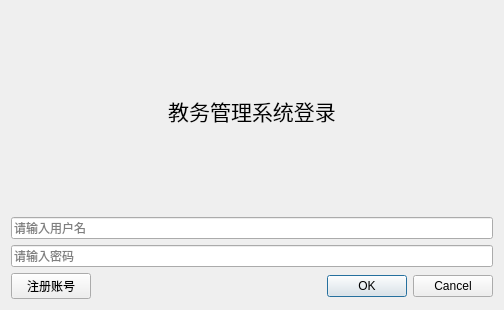
<?xml version="1.0" encoding="UTF-8"?>
<ui version="4.0">
 <class>LoginDialog</class>
 <widget class="QDialog" name="LoginDialog">
  <property name="enabled">
   <bool>true</bool>
  </property>
  <property name="geometry">
   <rect>
    <x>0</x>
    <y>0</y>
    <width>504</width>
    <height>310</height>
   </rect>
  </property>
  <property name="sizePolicy">
   <sizepolicy hsizetype="Preferred" vsizetype="Preferred">
    <horstretch>0</horstretch>
    <verstretch>0</verstretch>
   </sizepolicy>
  </property>
  <property name="font">
   <font>
    <underline>false</underline>
   </font>
  </property>
  <property name="mouseTracking">
   <bool>true</bool>
  </property>
  <property name="windowTitle">
   <string>登录</string>
  </property>
  <layout class="QVBoxLayout" name="verticalLayout">
   <item>
    <widget class="QLabel" name="labelTitle">
     <property name="font">
      <font>
       <pointsize>16</pointsize>
       <underline>false</underline>
      </font>
     </property>
     <property name="mouseTracking">
      <bool>false</bool>
     </property>
     <property name="text">
      <string>教务管理系统登录</string>
     </property>
     <property name="alignment">
      <set>Qt::AlignmentFlag::AlignCenter</set>
     </property>
    </widget>
   </item>
   <item>
    <widget class="QLineEdit" name="editUsername">
     <property name="sizePolicy">
      <sizepolicy hsizetype="Expanding" vsizetype="Fixed">
       <horstretch>0</horstretch>
       <verstretch>0</verstretch>
      </sizepolicy>
     </property>
     <property name="placeholderText">
      <string>请输入用户名</string>
     </property>
    </widget>
   </item>
   <item>
    <widget class="QLineEdit" name="editPassword">
     <property name="sizePolicy">
      <sizepolicy hsizetype="Expanding" vsizetype="Fixed">
       <horstretch>0</horstretch>
       <verstretch>0</verstretch>
      </sizepolicy>
     </property>
     <property name="echoMode">
      <enum>QLineEdit::EchoMode::Password</enum>
     </property>
     <property name="placeholderText">
      <string>请输入密码</string>
     </property>
    </widget>
   </item>
   <item>
    <layout class="QHBoxLayout" name="horizontalLayout">
     <item>
      <widget class="QPushButton" name="btnRegister">
       <property name="text">
        <string>注册账号</string>
       </property>
      </widget>
     </item>
     <item>
      <widget class="QDialogButtonBox" name="buttonBox_2">
       <property name="standardButtons">
        <set>QDialogButtonBox::StandardButton::NoButton</set>
       </property>
      </widget>
     </item>
     <item>
      <widget class="QDialogButtonBox" name="buttonBox">
       <property name="enabled">
        <bool>true</bool>
       </property>
       <property name="layoutDirection">
        <enum>Qt::LayoutDirection::LeftToRight</enum>
       </property>
       <property name="standardButtons">
        <set>QDialogButtonBox::StandardButton::Cancel|QDialogButtonBox::StandardButton::Ok</set>
       </property>
      </widget>
     </item>
    </layout>
   </item>
  </layout>
 </widget>
 <resources/>
 <connections/>
</ui>
